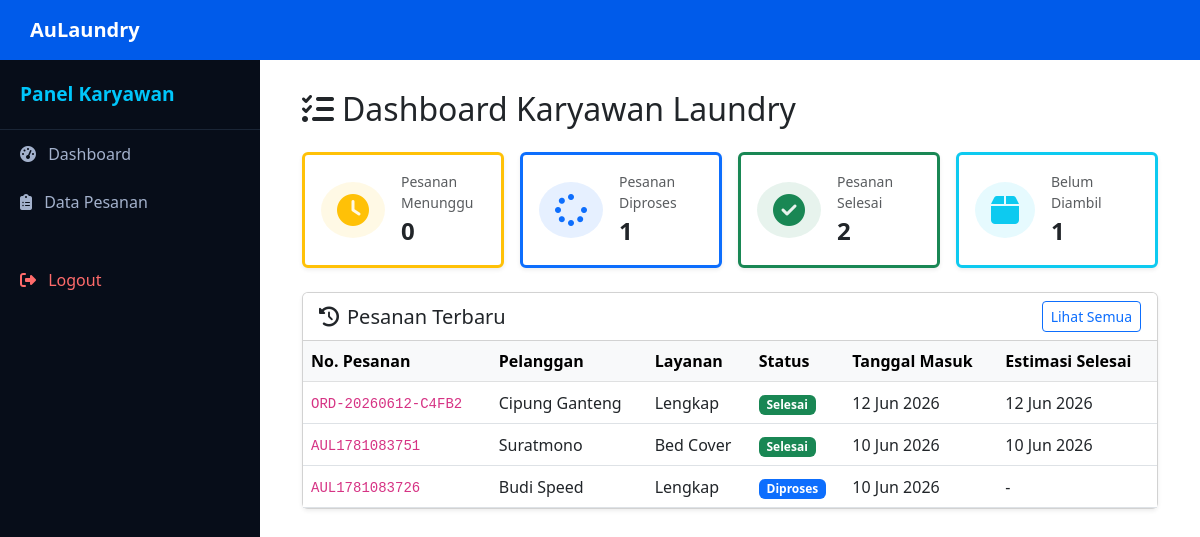
The page /pages/karyawan/dashboard.php (signed in) on the database its author committed.
### tables this page shows
CREATE TABLE `pesanan` (
  `id_pesanan` int(11) NOT NULL,
  `no_pesanan` varchar(20) NOT NULL,
  `id_pelanggan` int(11) NOT NULL,
  `id_kurir` int(11) DEFAULT NULL,
  `jenis_layanan` varchar(50) NOT NULL,
  `berat_kg` decimal(5,1) NOT NULL,
  `total_bayar` int(11) NOT NULL,
  `metode_bayar` enum('Cash','E-Wallet') DEFAULT 'Cash',
  `status_laundry` enum('Menunggu','Diproses','Selesai') DEFAULT 'Menunggu',
  `status_piutang` enum('Lunas','Belum Lunas') DEFAULT 'Lunas',
  `tgl_masuk` timestamp NOT NULL DEFAULT current_timestamp(),
  `tgl_selesai` timestamp NULL DEFAULT NULL,
  `pesanan_diambil` tinyint(1) NOT NULL DEFAULT 0,
  `created_at` timestamp NOT NULL DEFAULT current_timestamp(),
  `updated_at` timestamp NOT NULL DEFAULT current_timestamp() ON UPDATE current_timestamp(),
  `jenis_waktu` varchar(20) NOT NULL,
  `catatan` text DEFAULT NULL
);

CREATE TABLE `pelanggan` (
  `id_pelanggan` int(11) NOT NULL,
  `nama_pelanggan` varchar(100) NOT NULL,
  `alamat` text NOT NULL,
  `no_hp` varchar(20) NOT NULL,
  `username` varchar(50) NOT NULL,
  `password` varchar(255) NOT NULL,
  `reset_token` varchar(255) DEFAULT NULL,
  `created_at` timestamp NOT NULL DEFAULT current_timestamp(),
  `updated_at` timestamp NOT NULL DEFAULT current_timestamp() ON UPDATE current_timestamp()
);

### pages/karyawan/dashboard.php (the view, shortened to what this page needs)
<?php
require_once __DIR__ . '/../../includes/header.php';
require_once __DIR__ . '/../../includes/sidebar.php';
$db = db();
$pesananMenunggu = $db->query("SELECT COUNT(*) FROM pesanan WHERE status_laundry = 'Menunggu'")->fetchColumn();
$pesananDiproses = $db->query("SELECT COUNT(*) FROM pesanan WHERE status_laundry = 'Diproses'")->fetchColumn();
$pesananSelesai = $db->query("SELECT COUNT(*) FROM pesanan WHERE status_laundry = 'Selesai'")->fetchColumn();
$belumDiambil = $db->query("SELECT COUNT(*) FROM pesanan WHERE status_laundry = 'Selesai' AND pesanan_diambil = 0")->fetchColumn();
$pesananTerbaru = $db->query("
    SELECT p.*, pel.nama_pelanggan
    FROM pesanan p
    JOIN pelanggan pel ON p.id_pelanggan = pel.id_pelanggan
    ORDER BY p.tgl_masuk DESC
    LIMIT 5
")->fetchAll();
?>
<div id="content">
    <div class="container-fluid">
        <h2 class="mb-4"><i class="fa-solid fa-tasks me-2"></i>Dashboard Karyawan Laundry</h2>
        <div class="row g-3 mb-4">
            <div class="col-md-3">
                <div class="card shadow-sm h-100 border-warning border-3">
                    <div class="card-body d-flex align-items-center">
                        <div class="me-3 p-3 rounded-circle bg-warning bg-opacity-10">
                            <i class="fa-solid fa-clock fa-2xl text-warning"></i>
                        </div>
                        <div>
                            <div class="text-muted small">Pesanan Menunggu</div>
                            <div class="fs-4 fw-bold"><?= number_format($pesananMenunggu) ?></div>
                        </div>
                    </div>
                </div>
            </div>
            <div class="col-md-3">
                <div class="card shadow-sm h-100 border-primary border-3">
                    <div class="card-body d-flex align-items-center">
                        <div class="me-3 p-3 rounded-circle bg-primary bg-opacity-10">
                            <i class="fa-solid fa-spinner fa-2xl text-primary"></i>
                        </div>
                        <div>
                            <div class="text-muted small">Pesanan Diproses</div>
                            <div class="fs-4 fw-bold"><?= number_format($pesananDiproses) ?></div>
                        </div>
                    </div>
                </div>
            </div>
            <div class="col-md-3">
                <div class="card shadow-sm h-100 border-success border-3">
                    <div class="card-body d-flex align-items-center">
                        <div class="me-3 p-3 rounded-circle bg-success bg-opacity-10">
                            <i class="fa-solid fa-check-circle fa-2xl text-success"></i>
                        </div>
                        <div>
                            <div class="text-muted small">Pesanan Selesai</div>
                            <div class="fs-4 fw-bold"><?= number_format($pesananSelesai) ?></div>
                        </div>
                    </div>
                </div>
            </div>
            <div class="col-md-3">
                <div class="card shadow-sm h-100 border-info border-3">
                    <div class="card-body d-flex align-items-center">
                        <div class="me-3 p-3 rounded-circle bg-info bg-opacity-10">
                            <i class="fa-solid fa-box fa-2xl text-info"></i>
                        </div>
                        <div>
                            <div class="text-muted small">Belum Diambil</div>
                            <div class="fs-4 fw-bold"><?= number_format($belumDiambil) ?></div>
                        </div>
                    </div>
                </div>
            </div>
        </div>
        <div class="card shadow-sm">
            <div class="card-header d-flex justify-content-between align-items-center bg-white">
                <h5 class="mb-0"><i class="fa-solid fa-clock-rotate-left me-2"></i>Pesanan Terbaru</h5>
                <a href="data_pesanan.php" class="btn btn-sm btn-outline-primary">Lihat Semua</a>
            </div>
            <div class="card-body p-0">
                <div class="table-responsive">
                    <table class="table table-hover align-middle mb-0">
                        <thead class="table-light">
                            <tr>
                                <th>No. Pesanan</th>
                                <th>Pelanggan</th>
                                <th>Layanan</th>
                                <th>Status</th>
                                <th>Tanggal Masuk</th>
                                <th>Estimasi Selesai</th>
                            </tr>
                        </thead>
                        <tbody>
                            <?php if (empty($pesananTerbaru)): ?>
                                <tr>
                                    <td colspan="6" class="text-center py-4 text-muted">Belum ada pesanan.</td>
                                </tr>
                            <?php else: ?>
                                <?php foreach ($pesananTerbaru as $pesanan): ?>
                                    <tr>
                                        <td><code><?= htmlspecialchars($pesanan['no_pesanan']) ?></code></td>
                                        <td><?= htmlspecialchars($pesanan['nama_pelanggan']) ?></td>
                                        <td><?= htmlspecialchars($pesanan['jenis_layanan']) ?></td>
                                        <td>
                                            <span class="badge
                                                <?php if ($pesanan['status_laundry'] === 'Menunggu') echo 'bg-warning text-dark'; ?>
                                                <?php if ($pesanan['status_laundry'] === 'Diproses') echo 'bg-primary'; ?>
                                                <?php if ($pesanan['status_laundry'] === 'Selesai') echo 'bg-success'; ?>
                                            ">
                                                <?= htmlspecialchars($pesanan['status_laundry']) ?>
                                            </span>
                                        </td>
                                        <td><?= date('d M Y', strtotime($pesanan['tgl_masuk'])) ?></td>
                                        <td><?= $pesanan['tgl_selesai'] ? date('d M Y', strtotime($pesanan['tgl_selesai'])) : '-' ?></td>
                                    </tr>
                                <?php endforeach; ?>
                            <?php endif; ?>
                        </tbody>
                    </table>
                </div>
            </div>
        </div>
    </div>
</div>
<?php require_once __DIR__ . '/../../includes/footer.php'; ?>

### includes/header.php (style rules this page uses)
body, html { height: 100%; margin: 0; overflow-x: hidden; font-family: 'Segoe UI', Tahoma, Geneva, Verdana, sans-serif; }
#content { margin-top: 60px; margin-left: 260px; padding: 30px; transition: margin-left 0.3s ease; }
@media (min-width: 992px) { #content { margin-left: 260px; } }

### rows shown on the page
pesanan: no_pesanan "ORD-20260612-C4FB2", id_pelanggan.nama_pelanggan "Cipung Ganteng", jenis_layanan "Lengkap", status_laundry "Selesai", tgl_masuk "12 Jun 2026", tgl_selesai "12 Jun 2026"
pesanan: no_pesanan "AUL1781083751", id_pelanggan.nama_pelanggan "Suratmono", jenis_layanan "Bed Cover", status_laundry "Selesai", tgl_masuk "10 Jun 2026", tgl_selesai "10 Jun 2026"
pesanan: no_pesanan "AUL1781083726", id_pelanggan.nama_pelanggan "Budi Speed", jenis_layanan "Lengkap", status_laundry "Diproses", tgl_masuk "10 Jun 2026"

### other values the page prints
$role "Karyawan"
$pesananMenunggu "0"
$pesananDiproses "1"
$pesananSelesai "2"
$belumDiambil "1"
